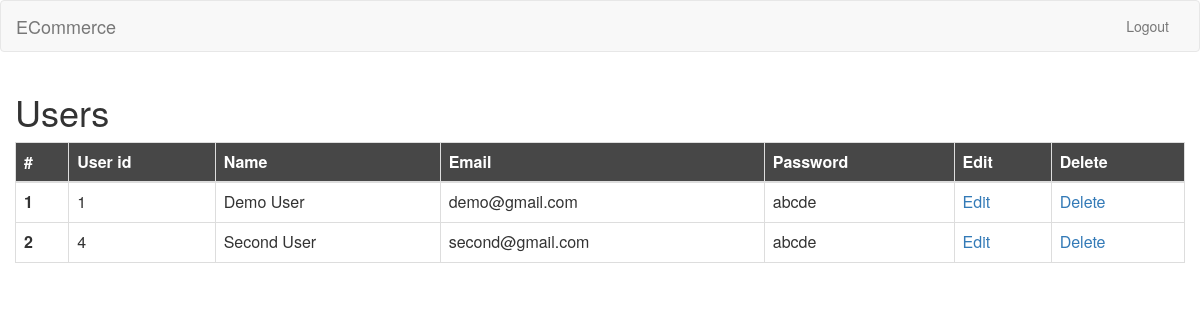
Before: /admin_users/ with the older database file.
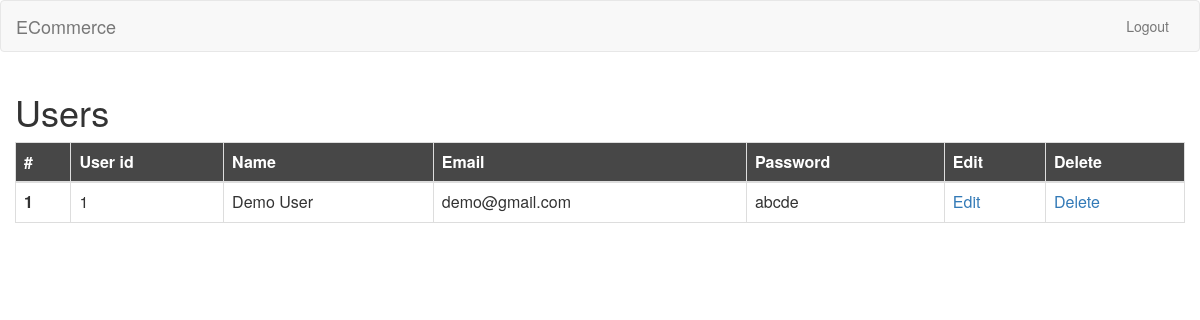
After: the same page with the newer database file.
### products/models.py (models this page shows, shortened)
class Ec_User(models.Model):
    user_id = models.AutoField(primary_key=True)
    fullname = models.CharField(max_length=50, null=True, blank=True)
    email = models.CharField(unique=True, max_length=50)
    password = models.CharField(max_length=50, null=True, blank=True)

### products/views.py (the view)
# urls.py: url(r'^admin_users/', views.admin_users),
def admin_users(request, res=None):
    Users = Ec_User.objects.all()
    d = request.GET.get('res', None)
    return render(request, 'view_users.html', {'res': d, 'Users': Users})

### products/templates/view_users.html (shortened to what this page needs)
{% load staticfiles %}
<html lang="en">
    <head>
        <link href="{% static 'css/bootstrap.min.css' %}" rel="stylesheet" type="text/css" />
        <link href="{% static 'css/bootstrap.css' %}" rel="stylesheet" type="text/css" />
        <link href="{% static 'css/style.css' %}" rel="stylesheet" type="text/css" />
    </head>
<body>
    <nav class="navbar navbar-default">
      <div class="container-fluid">
        <div class="navbar-header">
          <a class="navbar-brand" href="/">ECommerce</a>
        </div>
        <div class="collapse navbar-collapse" id="bs-example-navbar-collapse-1">
          <ul class="nav navbar-nav navbar-right">
                <li><a href="/admin_logout/">Logout</a></li>
          </ul>
        </div>
      </div>
    </nav>
        <div id="page-content-wrapper">
            <div class="container-fluid">
                <div class="row">
                    <div class="col-lg-12 col-xs-12 horizontal">
                        <h1>Users</h1>
						<table class="table table-hover table-bordered results table-responsive">
							<thead style="background-color:#474747;color:#fff">
								<tr>
									<th>#</th>
									<th>User id</th>
									<th>Name</th>
									<th>Email</th>
									<th>Password</th>
									<th>Edit</th>
									<th>Delete</th>
								</tr>
							</thead>
							<tbody>
                                {% if not Users %}
                                    <tr class="warning no-result">
                                      <td colspan="4"><i class="fa fa-warning"></i> No result</td>
                                    </tr>
                                {% else %}
                                    {% for user in Users %}
                                        <tr>
                                            <th>{{forloop.counter}}</th>
                                            <td>{{user.user_id}}</td>
                                            <td>{{user.fullname}}</td>
                                            <td>{{user.email}}</td>
                                            <td>{{user.password}}</td>
                                            <td><a href='/update_user/{{user.user_id}}'>Edit</a></td>
                                            <td><a href='/delete_user/{{user.user_id}}'>Delete</a></td>
                                        </tr>
                                    {% endfor %}
                                {% endif %}
							</tbody>
						</table>
					</div>
                </div>
            </div>
        </div>
</body>
</html>

Changed rows visible on the page:
removed Ec_User: user_id "4", fullname "Second User", email "second@gmail.com", password "abcde"
